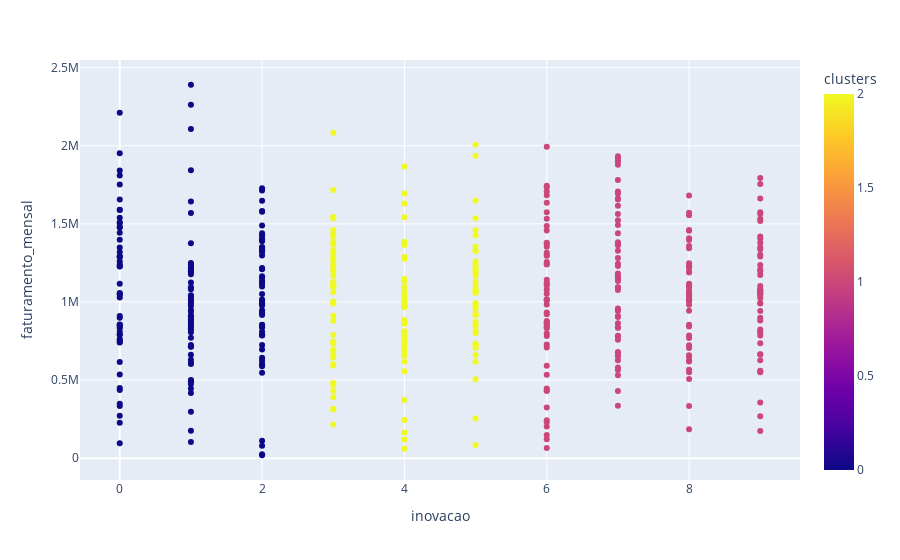

Notebook cell for this chart:
### Code cell
# Cruzar inovação e faturamento, apresentando os clusters
px.scatter(df_clientes, x='inovacao', y='faturamento_mensal', color='clusters')

### Figure 1 — Plotly figure (JSON) as saved in the notebook; plotly's stock layout.template omitted (floating-point values rounded to 4 significant figures; data arrays with more than 128 entries replaced by an {"elided": "..."} marker saying what was removed)
{"data": [{"hovertemplate": "inovacao=%{x}<br>faturamento_mensal=%{y}<br>clusters=%{marker.color}<extra></extra>", "legendgroup": "", "marker": {"color": {"elided": "500 int values"}, "coloraxis": "coloraxis", "symbol": "circle"}, "mode": "markers", "name": "", "orientation": "v", "showlegend": false, "type": "scatter", "x": {"elided": "500 int values"}, "xaxis": "x", "y": {"elided": "500 float values"}, "yaxis": "y"}], "layout": {"coloraxis": {"colorbar": {"title": {"text": "clusters"}}, "colorscale": [[0, "#0d0887"], [0.1111, "#46039f"], [0.2222, "#7201a8"], [0.3333, "#9c179e"], [0.4444, "#bd3786"], [0.5556, "#d8576b"], [0.6667, "#ed7953"], [0.7778, "#fb9f3a"], [0.8889, "#fdca26"], [1, "#f0f921"]]}, "legend": {"tracegroupgap": 0}, "margin": {"t": 60}, "xaxis": {"anchor": "y", "domain": [0, 1], "title": {"text": "inovacao"}}, "yaxis": {"anchor": "x", "domain": [0, 1], "title": {"text": "faturamento_mensal"}}}}
